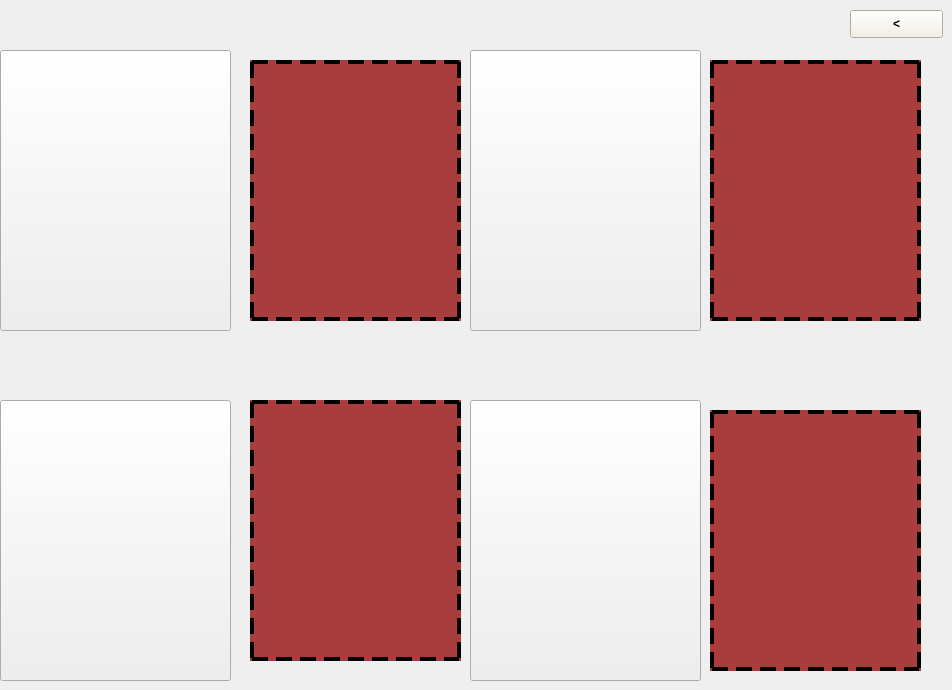
     <widget class="QWidget" name="tab_9">
      <attribute name="title">
       <string>DİZİLER</string>
      </attribute>
      <widget class="QPushButton" name="pushButton_19">
       <property name="geometry">
        <rect>
         <x>0</x>
         <y>50</y>
         <width>231</width>
         <height>281</height>
        </rect>
       </property>
       <property name="text">
        <string/>
       </property>
       <property name="icon">
        <iconset resource="res.qrc">
         <normaloff>:/image/img1.png</normaloff>:/image/img1.png</iconset>
       </property>
       <property name="iconSize">
        <size>
         <width>300</width>
         <height>300</height>
        </size>
       </property>
      </widget>
      <widget class="QPushButton" name="pushButton_20">
       <property name="geometry">
        <rect>
         <x>0</x>
         <y>400</y>
         <width>231</width>
         <height>281</height>
        </rect>
       </property>
       <property name="text">
        <string/>
       </property>
       <property name="icon">
        <iconset resource="res.qrc">
         <normaloff>:/image/img0.png</normaloff>:/image/img0.png</iconset>
       </property>
       <property name="iconSize">
        <size>
         <width>300</width>
         <height>300</height>
        </size>
       </property>
      </widget>
      <widget class="QTextEdit" name="textEdit_9">
       <property name="geometry">
        <rect>
         <x>250</x>
         <y>400</y>
         <width>211</width>
         <height>261</height>
        </rect>
       </property>
       <property name="styleSheet">
        <string notr="true">width: 200px;
	height: 200px;

	border:4px dashed #000;
background-color: rgb(145, 0, 0,190);
</string>
       </property>
      </widget>
      <widget class="QPushButton" name="pushButton_21">
       <property name="geometry">
        <rect>
         <x>470</x>
         <y>50</y>
         <width>231</width>
         <height>281</height>
        </rect>
       </property>
       <property name="text">
        <string/>
       </property>
       <property name="icon">
        <iconset resource="res.qrc">
         <normaloff>:/image/img2.jpg</normaloff>:/image/img2.jpg</iconset>
       </property>
       <property name="iconSize">
        <size>
         <width>300</width>
         <height>300</height>
        </size>
       </property>
      </widget>
      <widget class="QTextEdit" name="textEdit_10">
       <property name="geometry">
        <rect>
         <x>710</x>
         <y>410</y>
         <width>211</width>
         <height>261</height>
        </rect>
       </property>
       <property name="styleSheet">
        <string notr="true">width: 200px;
	height: 200px;

	border:4px dashed #000;
background-color: rgb(145, 0, 0,190);
</string>
       </property>
      </widget>
      <widget class="QTextEdit" name="textEdit_11">
       <property name="geometry">
        <rect>
         <x>710</x>
         <y>60</y>
         <width>211</width>
         <height>261</height>
        </rect>
       </property>
       <property name="styleSheet">
        <string notr="true">width: 200px;
	height: 200px;

	border:4px dashed #000;
background-color: rgb(145, 0, 0,190);
</string>
       </property>
      </widget>
      <widget class="QPushButton" name="pushButton_22">
       <property name="geometry">
        <rect>
         <x>470</x>
         <y>400</y>
         <width>231</width>
         <height>281</height>
        </rect>
       </property>
       <property name="text">
        <string/>
       </property>
       <property name="icon">
        <iconset resource="res.qrc">
         <normaloff>:/image/img3.jpg</normaloff>:/image/img3.jpg</iconset>
       </property>
       <property name="iconSize">
        <size>
         <width>300</width>
         <height>300</height>
        </size>
       </property>
      </widget>
      <widget class="QTextEdit" name="textEdit_12">
       <property name="geometry">
        <rect>
         <x>250</x>
         <y>60</y>
         <width>211</width>
         <height>261</height>
        </rect>
       </property>
       <property name="styleSheet">
        <string notr="true">width: 200px;
	height: 200px;

	border:4px dashed #000;
background-color: rgb(145, 0, 0,190);
</string>
       </property>
      </widget>
      <widget class="QPushButton" name="pushButton_16">
       <property name="geometry">
        <rect>
         <x>850</x>
         <y>10</y>
         <width>93</width>
         <height>28</height>
        </rect>
       </property>
       <property name="font">
        <font>
         <weight>75</weight>
         <bold>true</bold>
        </font>
       </property>
       <property name="styleSheet">
        <string notr="true">background-color: rgb(244, 241, 223);</string>
       </property>
       <property name="text">
        <string>&lt;</string>
       </property>
      </widget>
     </widget>
